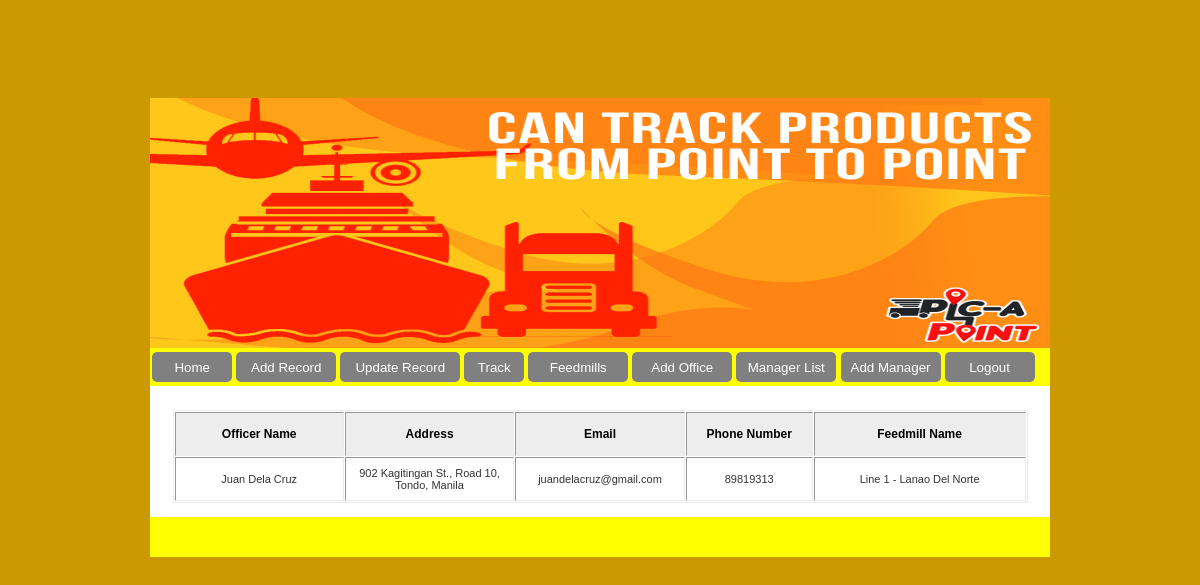
Screenshot of /manager_list.php (signed in) with the database file from the repository.
### tables this page shows
CREATE TABLE `tbl_picapoint_officers` (
  `cid` int(10) NOT NULL,
  `officer_name` varchar(40) NOT NULL,
  `off_pwd` varchar(40) NOT NULL,
  `address` varchar(250) NOT NULL,
  `email` varchar(100) NOT NULL,
  `ph_no` varchar(12) NOT NULL,
  `office` varchar(100) NOT NULL,
  `reg_date` datetime NOT NULL
);

### database.php (called while the page is built, shortened)
<?php
function dbQuery($sql)
{
	$result = mysql_query($sql) or die(mysql_error());
	return $result;
}
function dbFetchAssoc($result)
{
	return mysql_fetch_assoc($result);
}
?>

### manager_list.php (the view, shortened to what this page needs)
<?php
require_once('database.php');
$sql = "SELECT *
		FROM tbl_picapoint_officers";
$result = dbQuery($sql);
?>
<!DOCTYPE html PUBLIC "-//W3C//DTD HTML 4.01 Transitional//EN" "http://www.w3.org/TR/html4/loose.dtd">
<html><head>
<link href="css/mystyle.css" rel="stylesheet" type="text/css">
<link href="css/style.css" rel="stylesheet" type="text/css">
</head>
<br>
<br>
<br>
<br>
<br>
<br>
<br>
<body style="background-color: #cc9900">
<table border="0" cellpadding="0" cellspacing="0" align="center" width="900">
  <tbody><tr>
    <td width="900">
<?php include("header.php"); ?>
  <tr>
    <td bgcolor="#FFFFFF">
<table border="0" align="center" width="80%">
    <tbody><tr>
      <td class="LargeBlue" bgcolor="#FFFFFF" align="left">&nbsp;</td>
    </tr>
  </tbody></table>
  <table border="0" cellpadding="1" cellspacing="1" align="center" width="95%">
    <tbody>
	<tr>
    <td>
	</td>
    </tr>
  </tbody></table>
  <table class="blackbox" border="1" cellpadding="1" cellspacing="1" align="center" width="95%">
    <tbody><tr class="BoldRED" bgcolor="#FFFFFF" style="height:30px;">
      <th class="newtext" bgcolor="#EDEDED" width="20%" style="height:40px;"><div align="center">Officer Name </div></th>
      <th class="newtext" bgcolor="#EDEDED" width="20%" style="height:40px;"><div align="center">Address</div></th>
	  <th class="newtext" bgcolor="#EDEDED" width="20%" style="height:40px;"><div align="center">Email</div></th>
      <th class="newtext" bgcolor="#EDEDED" width="15%" style="height:40px;"><div align="center">Phone Number</div></th>
      <th class="newtext" bgcolor="#EDEDED" width="25%" style="height:40px;"><div align="center">Feedmill Name </div></th>
    </tr>
	<?php
	while($data = dbFetchAssoc($result)){
	extract($data);
	?>
      <tr onMouseOver="this.bgColor='gold';" onMouseOut="this.bgColor='#FFFFFF';" bgcolor="#FFFFFF" style="height:20px;">
      <td class="gentxt" style="height:40px;"><div align="center"><?php echo $officer_name; ?></div></td>
      <td class="gentxt" style="height:40px;"><div align="center"><?php echo $address; ?></div></td>
      <td class="gentxt" style="height:40px;"><div align="center"><?php echo $email; ?></div></td>
      <td class="gentxt" style="height:40px;"><div align="center"><?php echo $ph_no; ?></div></td>
      <td class="gentxt" style="height:40px;"><div align="center"><?php echo $office; ?></div></td>
    </tr>
    <?php
	}
	?>
	  </tbody></table>
  <br>
    </td>
  </tr>
  <tr>
    <td><table border="0" cellpadding="0" cellspacing="0" align="center" width="900">
  <tbody><tr>
    <td bgcolor="yellow" height="40" width="476">&nbsp;</td>
    <td bgcolor="yellow" width="304"><div align="right"></div></td>
  </tr>
</tbody></table>
</td>
  </tr>
</body></html>

### css/mystyle.css (style rules this page uses)
.blackbox { border: 1px solid #EBEBEB; padding: 0px; }
body { font-family:Verdana, Arial, Helvetica, sans-serif; font-size:12px; background-color: #cc9900; }
.gentxt { FONT-SIZE: 11px; TEXT-TRANSFORM: none; COLOR: #333333; FONT-STYLE: normal; FONT-FAMILY: Verdana, Arial; TEXT-DECORATION: none; }
.newtext { font-family: sans-serif, arial, helvetica; font-size:12px; color:#000000; }

### css/style.css (style rules this page uses)
html, body { height: 100%; margin: 0; padding: 0; }
table { font-size: 12px; }

### rows the page displays
tbl_picapoint_officers: officer_name "Juan Dela Cruz", address "902 Kagitingan St., Road 10, Tondo, Manila", email "juandelacruz@gmail.com", ph_no "89819313", office "Line 1 - Lanao Del Norte"
